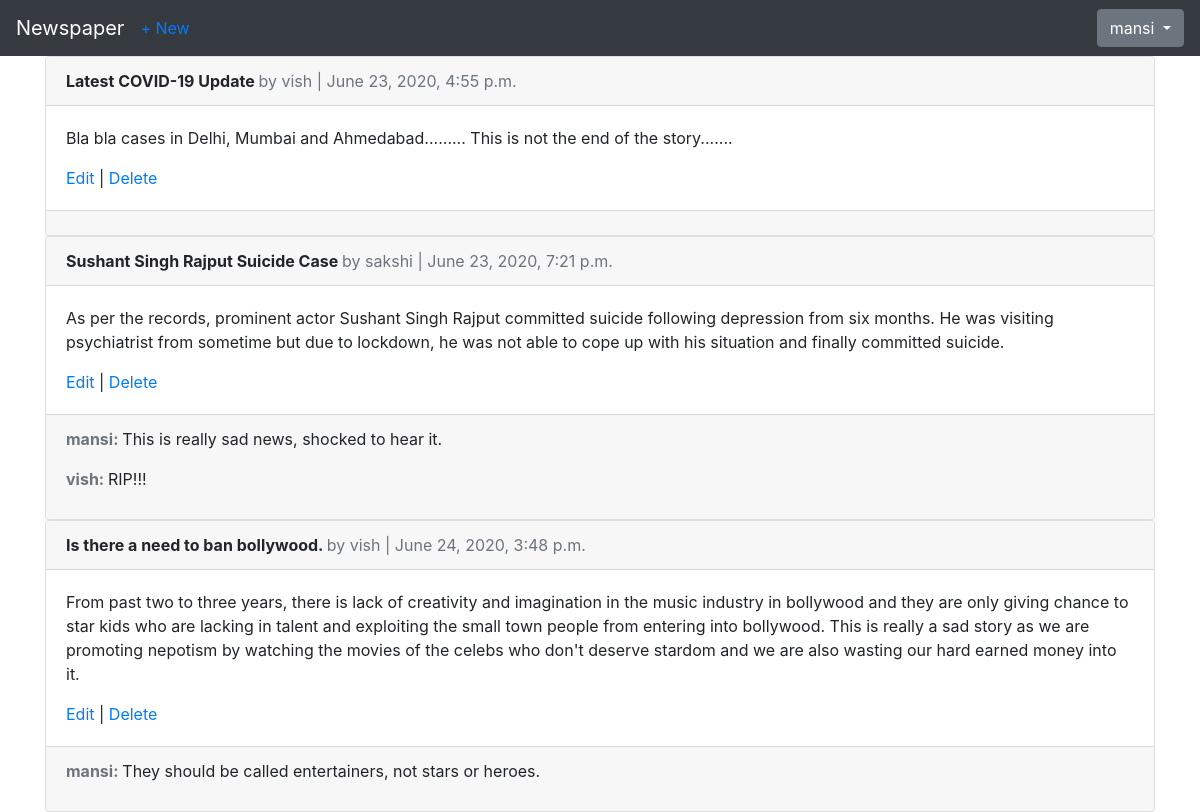
/articles/ (signed in), run on the app's committed database.
### users/models.py (models this page shows)
class CustomUser(AbstractUser):
    age = models.PositiveIntegerField(null=True, blank=True)

### articles/models.py (models this page shows, shortened)
class Article(models.Model):
    title = models.CharField(max_length=255)
    body = models.TextField()
    date = models.DateTimeField(auto_now_add=True)
    author = models.ForeignKey(get_user_model(), on_delete=models.CASCADE)

class Comment(models.Model):
    article = models.ForeignKey(Article,
    on_delete=models.CASCADE,
    related_name='comments',)
    comment = models.CharField(max_length=140)
    author = models.ForeignKey(
        get_user_model(),
        on_delete=models.CASCADE,
    )
    def __str__(self):
        return self.comment

### articles/views.py (the view)
# urls.py: path('', ArticleListView.as_view(), name='article_list'),
class ArticleListView(LoginRequiredMixin, ListView):
    model = Article
    template_name = 'article_list.html'
    login_url = 'login'

### templates/article_list.html (shortened to what this page needs)
{% extends 'base.html' %}
{% block content %}
    {% for article in object_list %}
        <div class="card">
            <div class="card-header">
                <span class="font-weight-bold">
                    {{ article.title }}
                </span>
                <span class="text-muted">
                    by {{ article.author }} | {{ article.date }}
                </span>
            </div>
            <div class="card-body">
                <p>{{ article.body }}</p>
                <a href="{% url 'article_edit' article.pk %}">Edit</a> |
                <a href="{% url 'article_delete' article.pk %}">Delete</a>
            </div>
            <div class="card-footer">
                {% for comment in article.comments.all %}
                    <p>
                        <span class="font-weight-bold text-secondary">{{ comment.author }}: </span>
                        {{ comment }}
                    </p>
                {% endfor %}
            </div>
        </div>
    {% endfor %}
{% endblock content %}

### templates/base.html (shortened to what this page needs)
<!doctype html>
<html lang="en">
<head>
<link rel="stylesheet"
href="https://stackpath.bootstrapcdn.com/bootstrap/4.1.3/css/\
bootstrap.min.css"
integrity="sha384-
MCw98/SFnGE8fJT3GXwEOngsV7Zt27NXFoaoApmYm81i\
uXoPkFOJwJ8ERdknLPMO"
crossorigin="anonymous">
<link rel="stylesheet" href="https://maxcdn.bootstrapcdn.com/bootstrap/4.0.0-beta.3/css/bootstrap.min.css">
</head>
<body>
<nav class="navbar navbar-expand-md navbar-dark bg-dark mb-
4">
<a class="navbar-brand" href="{% url 'home' %}">Newspaper</a>
{% if user.is_authenticated %}
<ul class="navbar-nav mr-auto">
<li class="nav-item"><a href="{% url 'article_new' %}">+
New</a></li>
</ul>
{% endif %}
<div class="collapse navbar-collapse" id="navbarCollapse">
    {% if user.is_authenticated %}
        <ul class="navbar-nav ml-auto">
            <li class="nav-item">
            <div class="dropdown show">
            <a class="btn btn-outline-secondary dropdown-toggle" href="#" id="userMenu" data-toggle="dropdown" aria-haspopup="true" aria-expanded="false">
                {{ user.username }}
            </a>
            </div>
            </li>
        </ul>
    {% else %}
        <form class="form-inline ml-auto">
            <a href="{% url 'login' %}" class="btn btn-outline-secondary">Log In</a>
            <a href="{% url 'signup' %}" class="btn btn-primary ml-2">Sign up</a>
    </form>
    {% endif %}
    </div>
    </nav>
    <div class="container">
        {% block content %}
        {% endblock content %}
    </div>
</body>
</html>

### data on the page
CustomUser: username "mansi"
Article: title "Latest COVID-19 Update", author "vish", date "June 23, 2020, 4:55 p.m.", body "Bla bla cases in Delhi, Mumbai and Ahmedabad......... This is not the end of the story......."
Article: title "Sushant Singh Rajput Suicide Case", author "sakshi", date "June 23, 2020, 7:21 p.m.", body "As per the records, prominent actor Sushant Singh Rajput committed suicide following depression from six months. He was visiting psychiatrist from sometime but due to lockdown, he was not able to cope up with his situation and finally committed suicide."
Comment: author "mansi", comment "This is really sad news, shocked to hear it."
Comment: author "vish", comment "RIP!!!"
Article: title "Is there a need to ban bollywood.", author "vish", date "June 24, 2020, 3:48 p.m.", body "From past two to three years, there is lack of creativity and imagination in the music industry in bollywood and they are only giving chance to star kids who are lacking in talent and exploiting the small town people from entering into bollywood. This is really a sad story as we are promoting nepotism by watching the movies of the celebs who don't deserve stardom and we are also wasting our hard earned money into it."
Comment: author "mansi", comment "They should be called entertainers, not stars or heroes."
